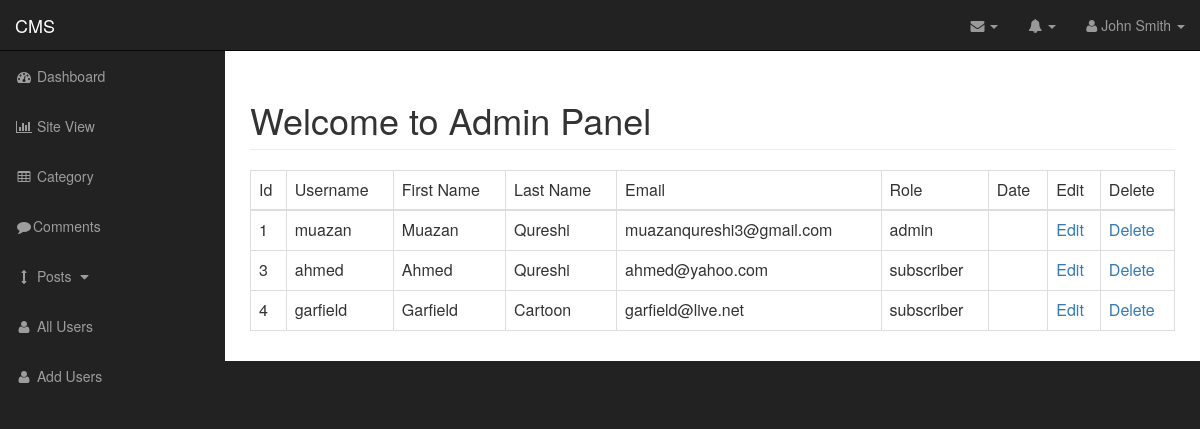
The page /admin/all_users.php on the database its author committed.
### tables this page shows
CREATE TABLE `users` (
  `user_id` int(11) NOT NULL,
  `user_name` varchar(255) NOT NULL,
  `user_firstname` varchar(255) NOT NULL,
  `user_lastname` varchar(255) NOT NULL,
  `user_email` varchar(255) NOT NULL,
  `user_password` varchar(222) NOT NULL,
  `user_image` varchar(222) NOT NULL,
  `user_dob` date NOT NULL,
  `user_role` varchar(222) NOT NULL,
  `user_create_dt` timestamp NOT NULL DEFAULT current_timestamp()
);

### admin/all_users.php (the view, shortened to what this page needs)
<?php include "includes/header.php";
include "includes/navigation.php";
include "../includes/db.php";
?>
<div id="wrapper">
    <div id="page-wrapper">
        <div class="container-fluid">
            <div class="row">
                <div class="col-lg-12">
                    <h1 class="page-header">
                        Welcome to Admin Panel
                    </h1>
                    <table class="table table-hover table-bordered">
                        <thead>
                            <tr>
                                <td>Id</td>
                                <td>Username</td>
                                <td>First Name</td>
                                <td>Last Name</td>
                                <td>Email</td>
                                <td>Role</td>
                                <td>Date</td>
                                <td>Edit</td>
                                <td>Delete</td>
                            </tr>
                        </thead>
                        <tbody>
                            <?php
                            $get_users_query = "SELECT * FROM `users`";
                            $get_users_result = mysqli_query($connection, $get_users_query);
                            foreach ($get_users_result as $user) {
                            ?>
                                <tr>
                                    <td><?php echo $user['user_id']; ?></td>
                                    <td><?php echo $user['user_name']; ?></td>
                                    <td><?php echo $user['user_firstname']; ?></td>
                                    <td><?php echo $user['user_lastname']; ?></td>
                                    <td><?php echo $user['user_email']; ?></td>
                                    <td><?php echo $user['user_role']; ?></td>
                                    <td><?php echo $user['user_date']; ?></td>
                                    <td><a href="all_users.php?update_user=<?php echo $user['user_id']; ?>">Edit</a></td>
                                    <td><a href="all_users.php?delete_user=<?php echo $user['user_id']; ?>">Delete</a></td>
                                </tr>
                            <?php  } ?>
                        </tbody>
                    </table>
                </div>
            </div>
        </div>
    </div>
</div>
<?php include "includes/footer.php"; ?>

### admin/includes/navigation.php (shortened to what this page needs)
<nav class="navbar navbar-inverse navbar-fixed-top" role="navigation">
    <div class="navbar-header">
        <a class="navbar-brand" href="index.php">CMS</a>
    </div>
    <ul class="nav navbar-right top-nav">
        <li class="dropdown">
            <a href="#" class="dropdown-toggle" data-toggle="dropdown"><i class="fa fa-envelope"></i> <b class="caret"></b></a>
        </li>
        <li class="dropdown">
            <a href="#" class="dropdown-toggle" data-toggle="dropdown"><i class="fa fa-bell"></i> <b class="caret"></b></a>
        </li>
        <li class="dropdown">
            <a href="#" class="dropdown-toggle" data-toggle="dropdown"><i class="fa fa-user"></i> John Smith <b class="caret"></b></a>
        </li>
    </ul>
    <div class="collapse navbar-collapse navbar-ex1-collapse">
        <ul class="nav navbar-nav side-nav">
            <li>
                <a href="index.php"><i class="fa fa-fw fa-dashboard"></i> Dashboard</a>
            </li>
            <li>
                <a href="../index.php"><i class="fa fa-fw fa-bar-chart-o"></i> Site View</a>
            </li>
            <li>
                <a href="category.php"><i class="fa fa-fw fa-table"></i> Category</a>
            </li>
            <li>
                <a href="all_comments.php"><i class="fa fa-fw fa-comment"></i>Comments</a>
            </li>
            <li>
                <a href="javascript:;" data-toggle="collapse" data-target="#demo"><i class="fa fa-fw fa-arrows-v"></i> Posts <i class="fa fa-fw fa-caret-down"></i></a>
            </li>
            <li>
                <a href="all_users.php"><i class="fa fa-fw fa-user"></i> All Users</a>
            </li>
            <li>
                <a href="add_users.php"><i class="fa fa-fw fa-user"></i> Add Users</a>
            </li>
        </ul>
    </div>
</nav>

### admin/includes/header.php (shortened to what this page needs)
<?php ob_start();
include "includes/navigation.php";
?>
<!DOCTYPE html>
<html lang="en">
<head>
    <link href="css/bootstrap.min.css" rel="stylesheet">
    <link href="css/sb-admin.css" rel="stylesheet">
    <link href="font-awesome/css/font-awesome.min.css" rel="stylesheet" type="text/css">
</head>
<body>

### admin/includes/footer.php (shortened to what this page needs)
</body>
</html>

### admin/css/sb-admin.css (style rules this page uses)
body { margin-top: 100px; background-color: #222; }
@media (min-width:768px) { body { margin-top: 50px; } }
#wrapper { padding-left: 0; }
#page-wrapper { width: 100%; padding: 0; background-color: #fff; }
@media (min-width:768px) { #wrapper { padding-left: 225px; } }
@media (min-width:768px) { #page-wrapper { padding: 10px; } }
.top-nav { padding: 0 15px; }
.top-nav>li { display: inline-block; float: left; }
.top-nav>li>a { padding-top: 15px; padding-bottom: 15px; line-height: 20px; color: #999; }
@media (min-width:768px) { .side-nav { position: fixed; top: 51px; left: 225px; width: 225px; margin-left: -225px; border: none; border-radius: 0; overflow-y: auto; background-color: #222; } }
@media (min-width:768px) { .side-nav>li>a { width: 225px; } }

### rows shown on the page
users: user_id "1", user_name "muazan", user_firstname "Muazan", user_lastname "Qureshi", user_email "muazanqureshi3@gmail.com", user_role "admin"
users: user_id "3", user_name "ahmed", user_firstname "Ahmed", user_lastname "Qureshi", user_email "ahmed@yahoo.com", user_role "subscriber"
users: user_id "4", user_name "garfield", user_firstname "Garfield", user_lastname "Cartoon", user_email "garfield@live.net", user_role "subscriber"
